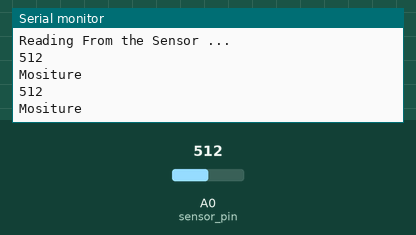
Recording of a sketch running on a simulated Arduino Uno, built with avr-gcc and run on an emulated ATmega328P. Shown: the last lines printed to the serial monitor. The test bench sets the inputs (shaded band); at power-on: A0 (sensor_pin) = 512.

Above: at 3.2 s.
3.3 s: A0 (sensor_pin) set to 681
At 4.6 s:
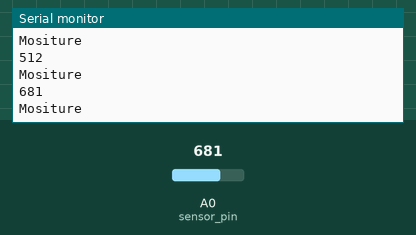
4.8 s: A0 (sensor_pin) set to 714
At 5.4 s:
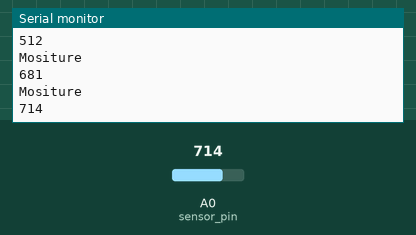
Timing chart, 0 to 7.8 s (numbered marks = the images above; inputs shaded):
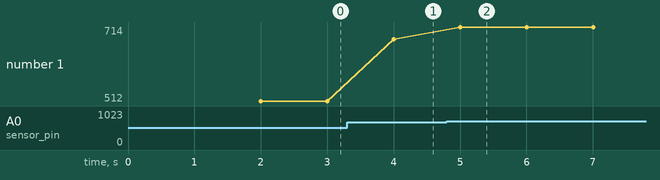

The sketch:

moisture.ino
```cpp
int sensor_pin = A0;

int output_value ;

void setup() {

Serial.begin(9600);

Serial.println("Reading From the Sensor ...");

delay(2000);

}

void loop() {

output_value= analogRead(sensor_pin);
 Serial.println(output_value);

if(output_value<700)
 {

Serial.println("Mositure");

}

delay(1000);

}
```

Measured:
- the behaviour switches between 699 and 700 on A0 (sensor_pin) (found by bisection; images 1 and 2)
- after the input at 3.3 s, the serial monitor: prints a new line after 0.70 s (image 1)
- after the input at 4.8 s, the serial monitor: prints a new line after 0.20 s (image 2)
- plotted number 1: 512 → 681 after the input at 3.3 s, 681 → 714 after the input at 4.8 s
